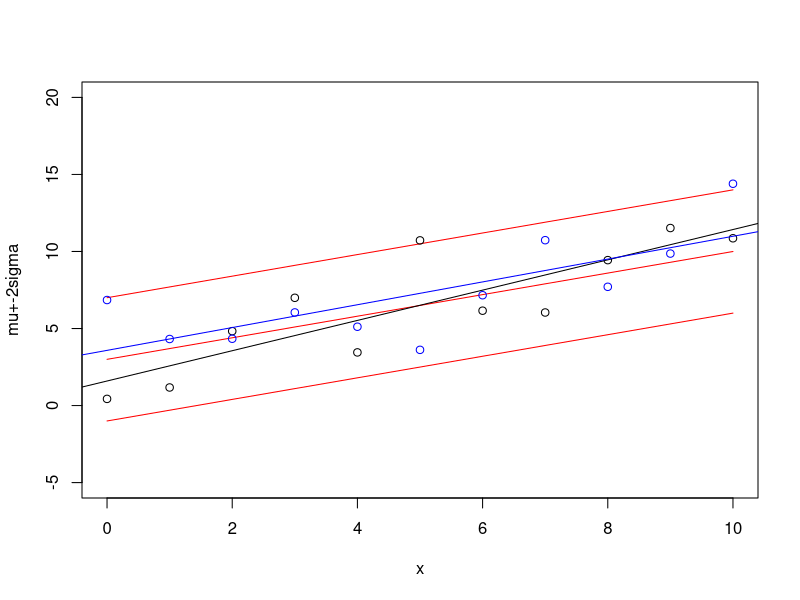
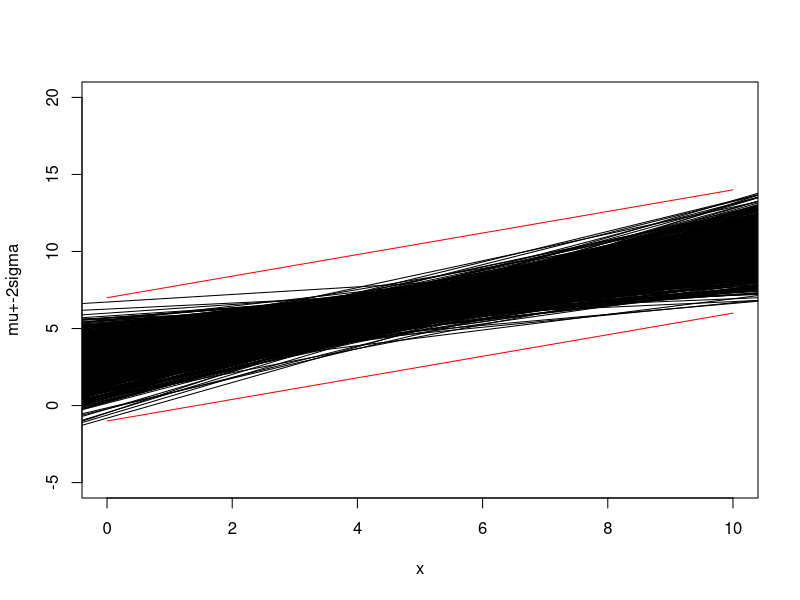
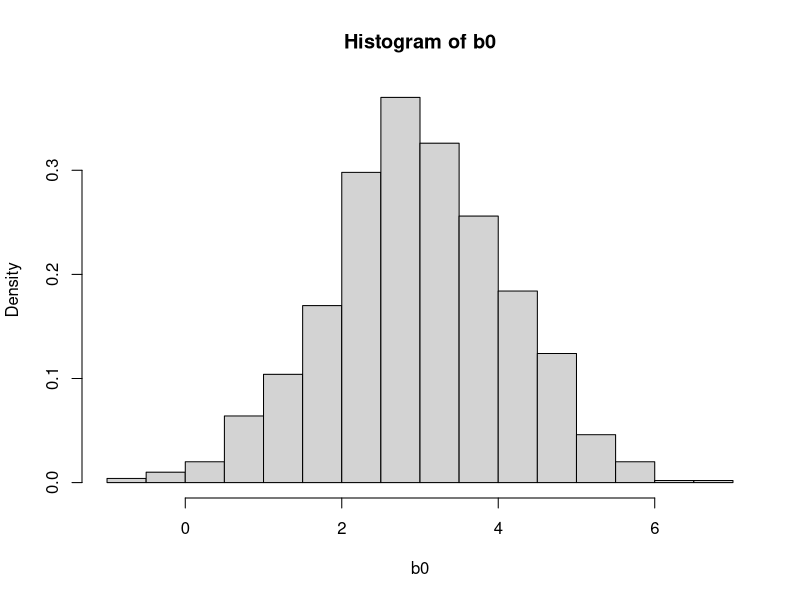
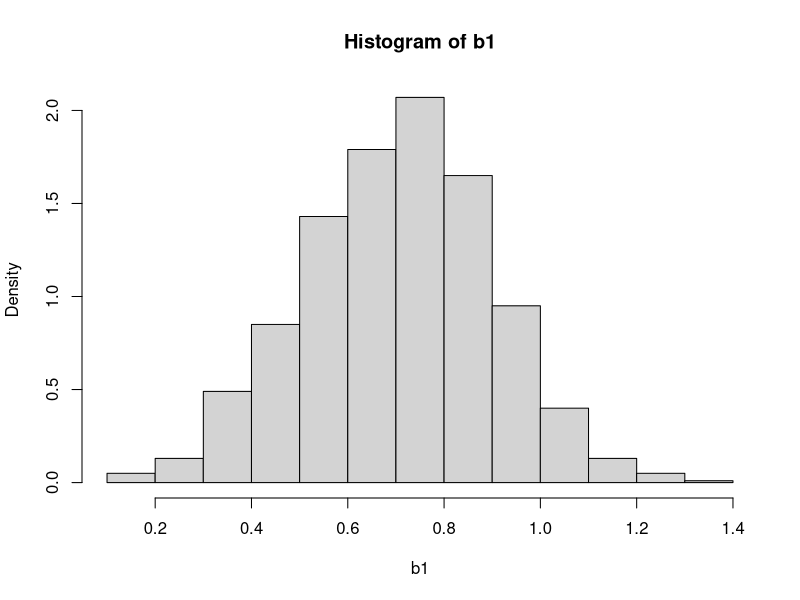
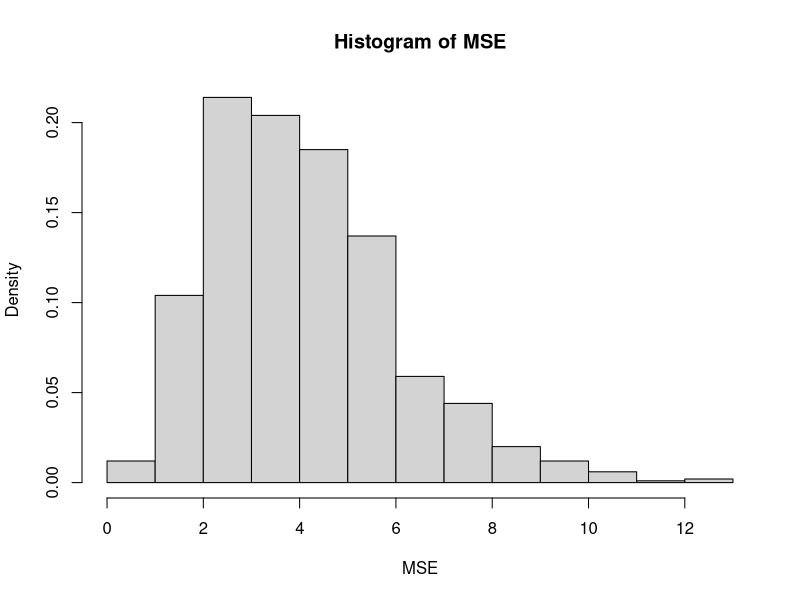
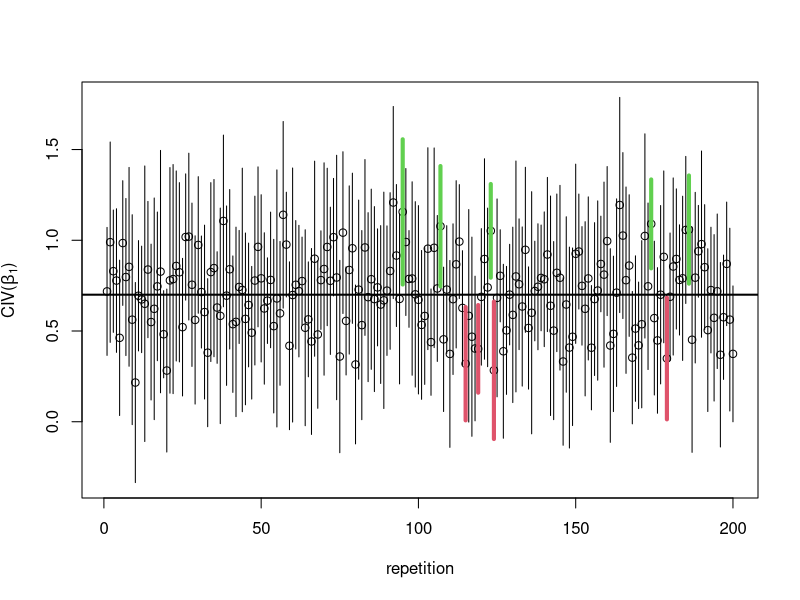
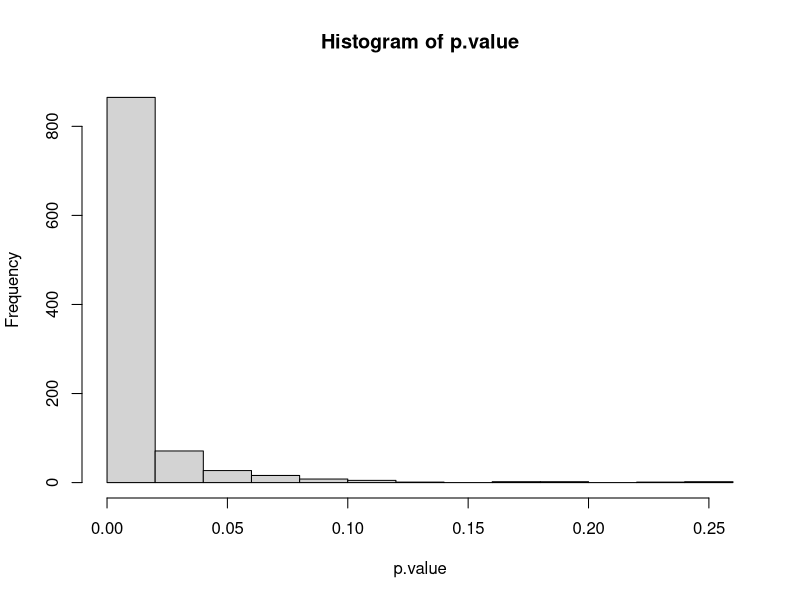
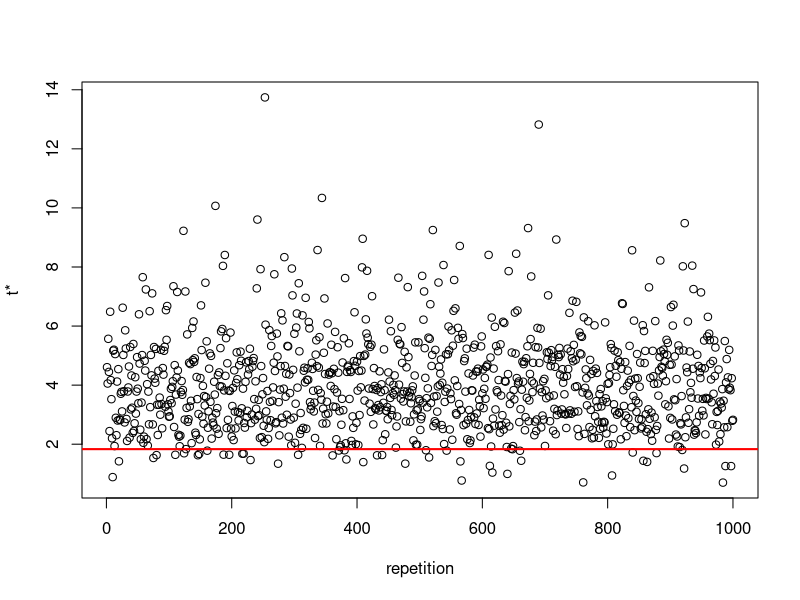

The R source for these figures, in order:
#==========================================================
# Introduction to Regression analysis through MC Simulation
#==========================================================
# Consider a SLR for n=11 fixed x 0,1,...,10
x <- seq(0, 10)    # or in short x <- 0:10
n <- length(x)     # here n=11 with means
beta0 <- 3
beta1 <- 0.7
mu <- beta0 + beta1*x
sigma <- rep(2, n) # constant standard deviation

# Plot mean model with 2-sigma bounds
plot(x ,mu, type="l", ylim=c(-5,20),col="red",pch="*",ylab="mu+-2sigma")
lines(x, mu+2*sigma, col="red");  lines(x, mu-2*sigma, col="red")

# Simulate a dataset (with n elements) under these assumptions
set.seed(29)
y <- rnorm(n, mean=mu, sd=sigma)
points(x, y)       # also plot these data into the same graph


# Determine the LS etsimates b_0, b_1 and the MSE
lm(y ~ 1 + x)      # or in short: lm(y ~ x)
slr <- lm(y ~ x)   # save the fit-object and name it "slr"

# more information (standard errors, ...) through "summary( )"
summary(slr)

# what's all in "slr" and in "summary(slr)" ?
attributes(slr);  attributes(summary(slr))
abline(slr)        # plot the estimated regression line

# a friend also collect data under the same model and gets
y2 <- rnorm(n, mean=mu, sd=sigma)
points(x, y2, col="blue")       # plot the friend's data
abline(lm(y2 ~ x), col="blue")  # and the resulting estimated model

# repeating this experiment several times (S times) we get
plot(x ,mu, type="l", ylim=c(-5,20),col="red",pch="*",ylab="mu+-2sigma")
lines(x, mu+2*sigma, col="red");  lines(x, mu-2*sigma, col="red")

S <- 1000
b0 <- b1 <- MSE <- rep(NA, S)  # initialize vectors
for(s in 1:S)  {
    y.sim <- rnorm(n, mean=mu, sd=sigma)
    slr.sim <- lm(y.sim ~ x)
    b0[s] <- slr.sim$coefficients[1] # or slr.sim$coef["(Intercept)"]
    b1[s] <- slr.sim$coefficients[2] # or slr.sim$coef["x"]
    MSE[s] <- summary(slr.sim)$sigma^2
    abline(slr.sim)
}

# Both estimates b0, b1 seem to be normally distributed
hist(b0, freq=FALSE)
summary(b0)
sd(b0)
hist(b1, freq=FALSE)
summary(b1)
sd(b1)

# The estimate MSE for sigma^2 seems to be a chi^2 variable
hist(MSE, freq=FALSE)
summary(MSE)
sd(MSE)

# the original sample gave
summary(slr)

# the theoretical results (usually unknown to us) would be
Sxx <- sum((x-mean(x))^2); Sxx
var.b0 <- sigma[1]^2*sum(x^2)/(n*Sxx)  # var(b_0)
sqrt(var.b0)                           # std.err(b_0)
var.b1 <- sigma[1]^2/Sxx               # var(b_1)
sqrt(var.b1)                           # std.err(b_1)

# SSE/sigma^2 ~ chi^2_(n-2), where SSE = MSE*(n-2)
# with   Var(SSE/sigma^2) = 2*(n-2)
# =>     Var(SSE) = 2*(n-2)*sigma^4
# or     Var(MSE) = Var(SSE/(n-2)) = 2*sigma^4/(n-2)
var.MSE <- 2*sigma[1]^4/(n-2)  # var(MSE)
sqrt(var.MSE)                  # std.err(MSE)


#=========================================================
# Confidence intervalls for unknown parameters:
#=========================================================
# (1-alpha)*100% percent CIV(beta_1)
# ==> b1 +/- t(1-alpha/2; n-2)*sqrt(MSE/Sxx)

alpha <- 0.05
t <- qt(1-alpha/2, n-2)  # t=2.262

u <- o <- rep(NA, S)  # initialize vectors
for (s in 1:S){
    u[s] <- b1[s] - t*sqrt(MSE[s]/Sxx)
    o[s] <- b1[s] + t*sqrt(MSE[s]/Sxx)
}
wrong.o <- sum(o < beta1);  wrong.o
wrong.u <- sum(beta1 < u);  wrong.u
alpha.mc <- (wrong.o + wrong.u)/S;  alpha.mc

R <- 200
plot(seq(1:R), b1[1:R],
     ylim=c(min(u[1:R]), max(o[1:R])),
     xlab="repetition", ylab=expression(paste("CIV(", beta[1], ")", sep="")))

for (s in 1:R)
{
    col <- 1*(u[s]<beta1 & o[s]>beta1) + 2*(o[s]<beta1) + 3*(u[s]>beta1)
    l <- 1*(col == 1) + 4*(col > 1)  # line width
    lines(c(s, s), c(u[s], o[s]), col=col, lwd=l)
}
abline(h=beta1, lwd=2)


#=========================================================
# Hypotheses Tests for unknown parameters:
#=========================================================
# Test H0: beta1 <= 0 versus H1: beta1 > 0
# using the test statistic t* = (b1-0)/(sqrt(MSE/Sxx))

tstar <- p.value <- rep(NA, S)
for (s in 1:S){
    tstar[s] <- b1[s]/sqrt(MSE[s]/Sxx)
    p.value[s] <- pt(tstar[s], n-2, lower.tail=FALSE)
}
hist(p.value)

R <- S
plot(seq(1:R), tstar[1:R], xlab="repetition", ylab="t*")

t <- qt(1-alpha, n-2)  # t=1.833
abline(h=t, col="red", lwd=2)

# Compare the hypothetical density of t* (given H0) with the simulated one
plot((-30:100)/10, dt((-30:100)/10, n-2), type="l", lwd=2, xlab="t*", ylab="density")
lines(density(tstar), col="blue", lwd=2)
abline(v=t, col="red", lwd=2)

# the correct conclusion is drawn with (MC-estimated) probability
sum(tstar > t)/S


#=========================================================
# Now we test H0: beta1 = 0.7 versus H1: beta1 /= 0.7
tstar1 <- rep(NA, S)
for (s in 1:S){
    tstar1[s] <- (b1[s] - 0.7)/sqrt(MSE[s]/Sxx)
    p.value[s] <- 2*pt(abs(tstar1[s]), n-2, lower.tail=FALSE)
}

hist(p.value)

plot(seq(1:R), tstar1[1:R], xlab="repetition", ylab="t*")

t <- qt(1-alpha/2, n-2)
abline(h=t, col="red", lwd=2); abline(h=-t, col="red", lwd=2)

# Compare the hypothetical density of t* (given H0) with the simulated one
plot((-40:40)/10,dt((-40:40)/10,n-2),type="l",lwd=2,xlab="t*",ylab="density")
lines(density(tstar1), col="blue", lwd=2)
abline(v=t, col="red", lwd=2); abline(v=-t, col="red", lwd=2)

# the correct conclusion is drawn with (MC-) probability
sum(abs(tstar1) < t)/S
#=========================================================
